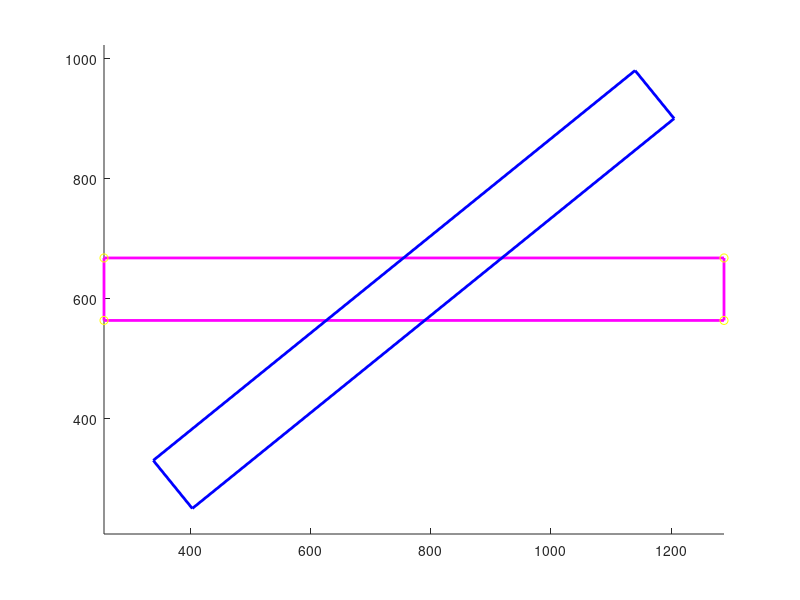

This figure's MATLAB source:
function C = rectA(box, theta, refPoint)
% box = [x, y, w, h] or [x1, x2, x3, x4; y1, y2, y3, y4]
% theta: radian
% refPoint = [refX, refY]
% default: refPoint = center
if ~nargin
    box = [256, 564, 1032, 104];
    theta = -0.680267;
  
%     box = [256, 1288, 1288, 256; 564, 564, 668, 668];
%     box = [370, 1173, 1107, 305; 239, 888, 969, 320];
    
end
if nargin < 3
    if size(box, 1) == 1
        refPoint(1) = box(1) + box(3) / 2;
        refPoint(2) = box(2) + box(4) / 2;
    else
        refPoint(1) = (box(1, 1) + box(1, 3)) / 2;
        refPoint(2) = (box(2, 1) + box(2, 3)) / 2;
    end
end
%theta = - theta; % reverse ?(image)
if size(box, 1) == 1
    X = [box(1), box(1) + box(3), box(1) + box(3), box(1)];
    Y = [box(2), box(2), box(2) + box(4), box(2) + box(4)];
else
    X = box(1, 1:4);
    Y = box(2, 1:4);
end
Z = [cos(theta), sin(theta); -sin(theta), cos(theta)];
C = Z * [X;Y];
C(1, :) = floor(C(1, :) + (1 - cos(theta)) * refPoint(1) - sin(theta) * refPoint(2));
C(2, :) = floor(C(2, :) + (1 - cos(theta)) * refPoint(2) + sin(theta) * refPoint(1));


patch('XData', X, 'YData', Y, ...
    'EdgeColor', 'm','FaceColor','none','LineWidth',2);
hold on;
plot(X, Y, 'yo');
patch('XData', C(1,:), 'YData', C(2,:), ...
    'EdgeColor', 'b','FaceColor','none','LineWidth',2);
axis equal;

end